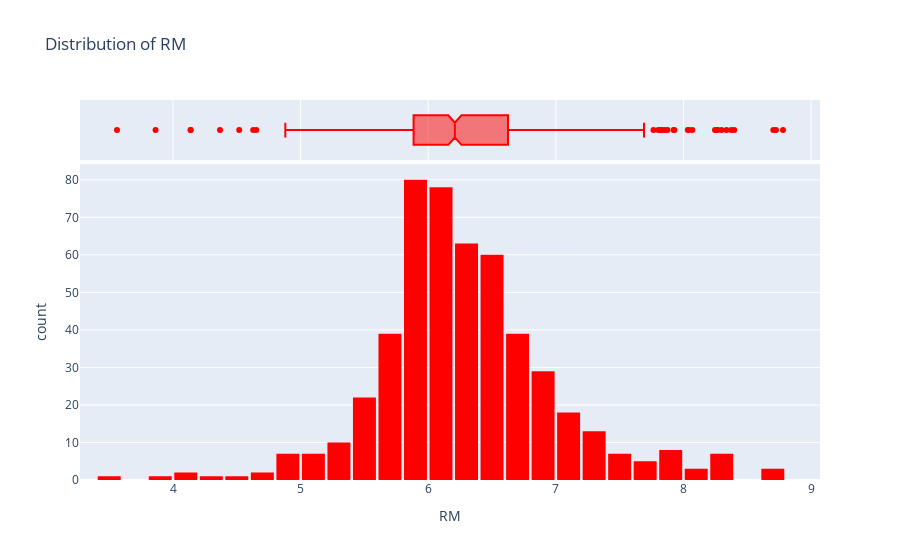

Write notebook code for a chart like this one.
### Markdown cell above
PRICE is centered around median more, though there are outliers approximately from the graphical view normally distributed

### Code cell
fig=px.histogram(bos,x='RM',marginal='box',color_discrete_sequence=['red'],title='Distribution of RM')
fig.update_layout(bargap=0.1)
fig.show()

### Figure 1 — Plotly figure (JSON) as saved in the notebook; plotly's stock layout.template omitted (floating-point values rounded to 4 significant figures; data arrays with more than 128 entries replaced by an {"elided": "..."} marker saying what was removed)
{"data": [{"alignmentgroup": "True", "bingroup": "x", "hovertemplate": "RM=%{x}<br>count=%{y}<extra></extra>", "legendgroup": "", "marker": {"color": "red"}, "name": "", "offsetgroup": "", "orientation": "v", "showlegend": false, "type": "histogram", "x": {"elided": "506 float values"}, "xaxis": "x", "yaxis": "y"}, {"alignmentgroup": "True", "hovertemplate": "RM=%{x}<extra></extra>", "legendgroup": "", "marker": {"color": "red"}, "name": "", "notched": true, "offsetgroup": "", "showlegend": false, "type": "box", "x": {"elided": "506 float values"}, "xaxis": "x2", "yaxis": "y2"}], "layout": {"bargap": 0.1, "barmode": "relative", "legend": {"tracegroupgap": 0}, "title": {"text": "Distribution of RM"}, "xaxis": {"anchor": "y", "domain": [0, 1], "title": {"text": "RM"}}, "xaxis2": {"anchor": "y2", "domain": [0, 1], "matches": "x", "showgrid": true, "showticklabels": false}, "yaxis": {"anchor": "x", "domain": [0, 0.8316], "title": {"text": "count"}}, "yaxis2": {"anchor": "x2", "domain": [0.8416, 1], "matches": "y2", "showgrid": false, "showline": false, "showticklabels": false, "ticks": ""}}}
